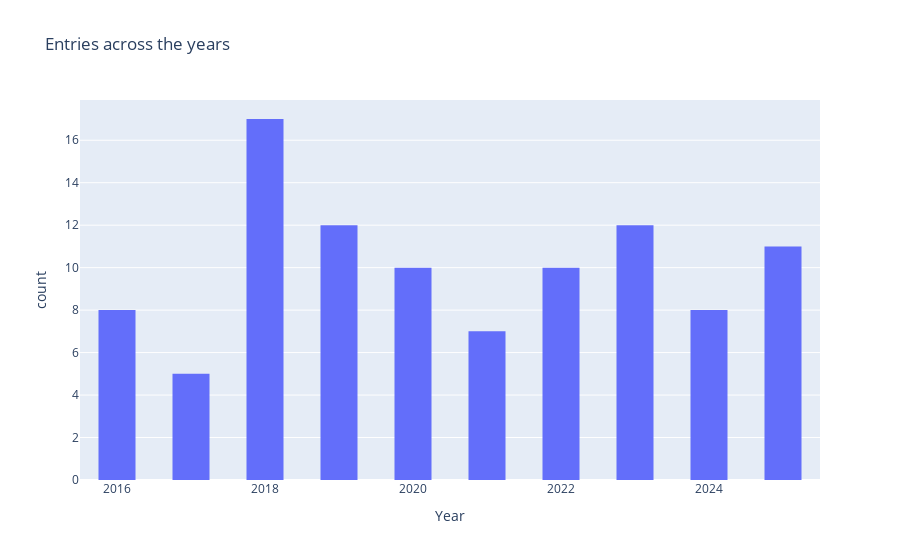

The notebook cell this image was saved under:
### Markdown cell above
## **📊 Step 2: Overview of Temporal Distribution**

In this step, we will explore the overall structure of the dataset by analyzing the `distribution of entries across years`.

This will help us understand how the data is spread over time.

### Code cell
def generate_yearly_histogram(df):           # Define a function to generate a histogram of entries by year
    df["Date"] = pd.to_datetime(df["Date"])  # Convert the 'Date' column to datetime format
    df["Year"] = df["Date"].dt.year          # Extract the year from each date and store it in a new column

    fig = px.histogram(                      # Create a histogram using Plotly Express
        data_frame=df,                       # Use the enriched DataFrame as input
        x="Year",                            # Set the x-axis to display dates
        title="Entries across the years"     # Set the chart title
    )

    fig.update_layout(                       # Customize the layout of the histogram
        xaxis_title="Year",                  # Add a descriptive label for the x-axis
        bargap=0.5                           # Set the gap between bars for better readability
    )

    print("Histogram:")                      # Display an informative message in the console
    fig.show()                               # Render the histogram in the browser or notebook

generate_yearly_histogram(df)                # Call the function to generate and display the histogram

### Figure 1 — Plotly figure (JSON) as saved in the notebook; plotly's stock layout.template omitted (floating-point values rounded to 4 significant figures)
{"data": [{"bingroup": "x", "hovertemplate": "Year=%{x}<br>count=%{y}<extra></extra>", "legendgroup": "", "marker": {"color": "#636efa", "pattern": {"shape": ""}}, "name": "", "orientation": "v", "showlegend": false, "type": "histogram", "x": [2020, 2022, 2025, 2022, 2020, 2016, 2016, 2018, 2018, 2022, 2017, 2019, 2021, 2018, 2019, 2018, 2020, 2018, 2018, 2024, 2022, 2025, 2016, 2021, 2020, 2021, 2018, 2024, 2019, 2018, 2022, 2025, 2024, 2016, 2023, 2025, 2020, 2019, 2019, 2019, 2018, 2021, 2018, 2017, 2021, 2019, 2016, 2019, 2023, 2020, 2025, 2016, 2018, 2022, 2025, 2023, 2025, 2024, 2018, 2025, 2018, 2022, 2023, 2023, 2024, 2023, 2025, 2023, 2022, 2017, 2016, 2023, 2019, 2023, 2019, 2022, 2023, 2025, 2018, 2024, 2017, 2018, 2021, 2020, 2025, 2022, 2020, 2023, 2023, 2024, 2017, 2019, 2016, 2019, 2018, 2018, 2020, 2021, 2024, 2020], "xaxis": "x", "yaxis": "y"}], "layout": {"bargap": 0.5, "barmode": "relative", "legend": {"tracegroupgap": 0}, "title": {"text": "Entries across the years"}, "xaxis": {"anchor": "y", "domain": [0, 1], "title": {"text": "Year"}}, "yaxis": {"anchor": "x", "domain": [0, 1], "title": {"text": "count"}}}}
